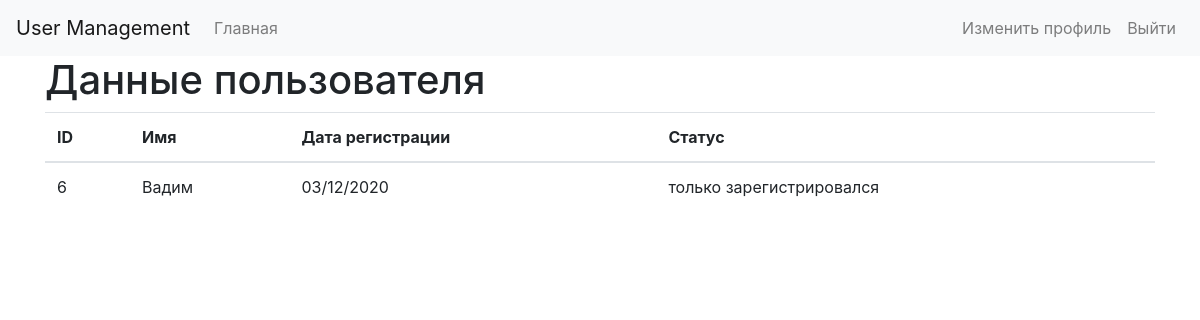
Screenshot of /user_profile.php?id=6 (signed in) with the database file from the repository.
### tables this page shows
CREATE TABLE `users` (
  `id` int(11) NOT NULL,
  `email` varchar(255) NOT NULL,
  `username` varchar(255) NOT NULL,
  `password` varchar(255) NOT NULL,
  `group_id` int(255) NOT NULL DEFAULT 1,
  `date` date NOT NULL,
  `status` varchar(255) NOT NULL
);

### classes/Database.php (called while the page is built, shortened)
<?php
class Database
{
    private static $instance = NULL;
    private $pdo, $query, $error = false;
    private function __construct()
    {
        try{
        $this->pdo = new PDO('mysql:host='.Config::get('mysql.host').';dbname=' .Config::get('mysql.database'), Config::get('mysql.username'), Config::get('mysql.password'));
        } catch(PDOException $exception){
            die($exception->getMessage());
        }
    }
    public static function getInstance()
    {
        if(!self::$instance){
            self::$instance = new Database();
        }
        return self::$instance;
    }
    public function query($sql, $params = [])
    {
        $this->error = false;
        $this->query = $this->pdo->prepare($sql);
        if(count($params)){
            $i = 1;
            foreach($params as $param){
                $this->query->bindValue($i, $param);
                $i++;
            }
        }
        if(!$this->query->execute()){
            $this->error = true;
        } else {
            $this->results = $this->query->fetchAll(PDO::FETCH_OBJ);
            $this->count = $this->query->rowCount();
        }
        return $this;
    }
    public function get($table, $where = [])
    {
        return $this->action('SELECT *', $table, $where);
    }
    public function action($action, $table, $where = [])
    {
       $operators = ['>', '<', '=', '>=', '<=', '!='];
       $field = $where[0];
       $operator = $where[1];
       $value = $where[2];
       if(count($where) === 3){
            if(in_array($operator, $operators)){
                $sql = "{$action} FROM {$table} WHERE {$field} {$operator} ?";
                if(!$this->query($sql, [$value])->error()){
                    return $this;
                }
            }
       }
    }
    public function first()
    {
        return $this->results()[0];
    }
    public function results()
    {
        return $this->results;
    }
    public function count()
    {
        return $this->count;
    }
    public function error()
    {
        return $this->error;
    }
}

### classes/Config.php (called while the page is built)
<?php
class Config
{
    public static function get($path = null)
    {
        if($path){
            $path = explode('.', $path);
            $config = $GLOBALS['config'];
            foreach($path as $item){
                if (isset($config[$item])){
                    $config = $config[$item];
                }
            }
            return $config;
        }
        return false;
    }
}

### classes/User.php (called while the page is built, shortened)
<?php
class User {
    private $db = null, $data, $isLoggedIn, $session_name, $cookieName, $users_table;
    public function __construct($user = null)
    {
        $this->db = Database::getInstance();
        $this->session_name = Config::get('session.user_session');
        $this->users_table = Config::get('mysql.users_table');
        if(!$user){
            if(Session::exists($this->session_name)){
                $user = Session::get($this->session_name);
                if($this->find($user)){
                    $this->isLoggedIn = true;
                }
            }
        }else{
            $this->find($user);
        }
    }
    public function find($value = null)
    {
        if(is_numeric($value)){
            $this->data = $this->db->get($this->users_table, ['id', '=', $value])->first();
        }else{
            $this->data = $this->db->get($this->users_table, ['email', '=', $value])->first();
        }
        if($this->data){
            return true;
        }
        return false;
    }
    public function data()
    {
        return $this->data;
    }
    public function date()
    {
        $date = new DateTime ($this->date);
        $this->date = $date->format('d/m/Y');
        return $this->date;
    }
}

### classes/Session.php (called while the page is built, shortened)
<?php
class Session {
    public static function exists($name)
    {
        return (isset($_SESSION[$name])) ? true : false;
    }
    public static function get($name)
    {
        return $_SESSION[$name];
    }
}

### classes/Input.php (called while the page is built, shortened)
<?php
class Input
{
    public static function get($item = null)
    {
        if(isset($_POST[$item])){
            return ($_POST[$item] == 'on') ? 'checked' : $_POST[$item];
        } elseif(isset($_GET[$item])){
            return ($_GET[$item] == 'on') ? 'checked' : $_GET[$item];
        }
        return '';
    }
}

### user_profile.php (the view, shortened to what this page needs)
<?php
$user = new User;
if($user->isLoggedIn()){
    $link = Output::links(['/users/edit.php','/logout.php'], $user->data()->id);
} else {
    $link = Output::links(['login.php', 'register.php']);
}
$anotherUser = new User(Input::get('id'));
?>
<!DOCTYPE html>
<html lang="en">
<head>
  <link rel="stylesheet" href="https://stackpath.bootstrapcdn.com/bootstrap/4.4.1/css/bootstrap.min.css">
</head>
<body>
  <nav class="navbar navbar-expand-lg navbar-light bg-light">
      <a class="navbar-brand" href="#">User Management</a>
      <div class="collapse navbar-collapse" id="navbarSupportedContent">
        <ul class="navbar-nav mr-auto">
          <li class="nav-item">
            <a class="nav-link" href="index.php">Главная</a>
          </li>
        </ul>
        <ul class="navbar-nav">
        <? echo $link; ?>
        </ul>
      </div>
    </nav>
   <div class="container">
     <div class="row">
       <div class="col-md-12">
         <h1>Данные пользователя</h1>
         <table class="table">
           <thead>
             <th>ID</th>
             <th>Имя</th>
             <th>Дата регистрации</th>
             <th>Статус</th>
           </thead>
           <tbody>
             <tr>
               <td><? echo $anotherUser->data()->id ?></td>
               <td><? echo $anotherUser->data()->username; ?></td>
               <td><? echo $anotherUser->date(); ?></td>
               <td><? echo $anotherUser->data()->status; ?></td>
             </tr>
           </tbody>
         </table>
       </div>
     </div>
   </div>
</body>
</html>

### classes/Output.php (shortened to what this page needs)
<?php
class Output
{
    public static function links($links =[], $id = null)
    {
        $result = '';
        foreach ($links as $link){
            switch($link){
                case ('/logout.php'):
                    $result .= "<li class=\"nav-item\"><a href=\"{$link}\" class=\"nav-link\">Выйти</a></li>";
                break;
                case ('/users/edit.php'):
                    $result .= "<li class=\"nav-item\"><a href=\"{$link}?id={$id}\" class=\"nav-link\">Изменить профиль</a></li>";
                break;
            }
        }
        return $result;
    }
}

### rows the page displays
users: id "6", username "Вадим", status "только зарегистрировался"

### other values shown
$anotherUser->date() "03/12/2020"
